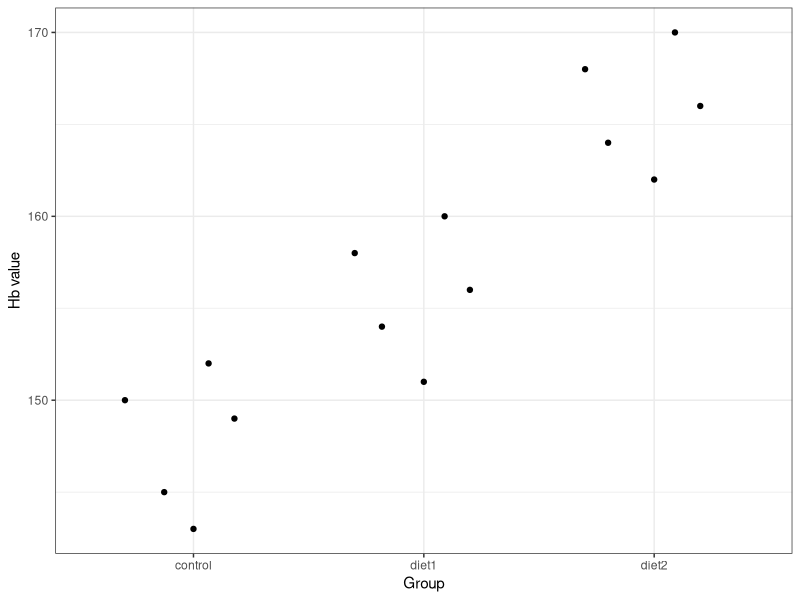
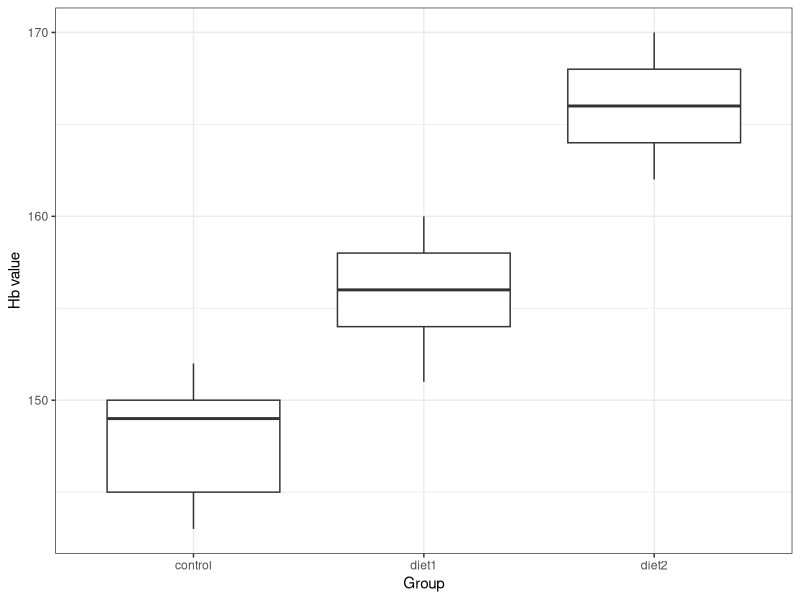
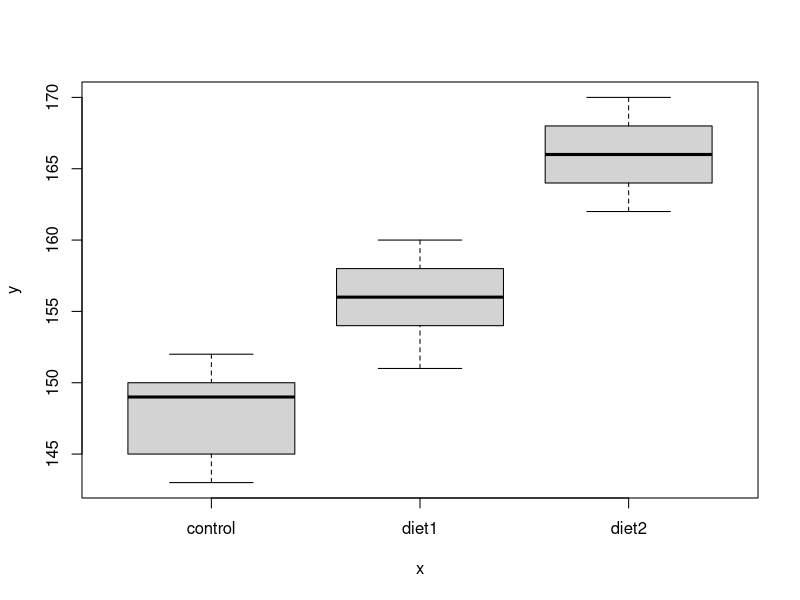
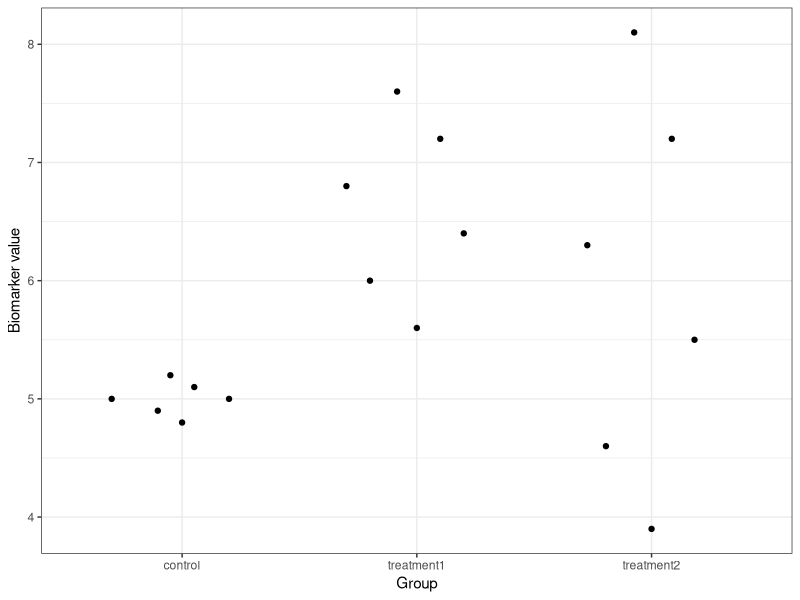

Reproduce these figures in R, in order.
## ---- chunk 1
library(tidyverse)
library(ggbeeswarm)
## ---- chunk 2
ctrl <- c(145, 152, 149, 143, 150)
diet1 <- c(154, 158, 160, 151, 156)
diet2 <- c(166, 162, 170, 168, 164)
##Combine in a data frame
df <- data.frame(
  Hb = c(ctrl, diet1, diet2),
  group = factor(rep(c("control", "diet1", "diet2"), each=5))
)
## ---- chunk 3
## Using a beeswarm like plot
df |> ggplot(aes(x = group, y = Hb)) + geom_quasirandom() + theme_bw() + xlab("Group") + ylab("Hb value")
## Using a boxplot
df |> ggplot(aes(x = group, y = Hb)) + geom_boxplot() + theme_bw() + xlab("Group") + ylab("Hb value")
## Can also be done using plot
plot(df$group, df$Hb)
## ---- chunk 4
fit <- aov(Hb ~ group, data = df)
summary(fit)
## ---- chunk 5
TukeyHSD(fit)
## ---- chunk 6
ctrl <- c(4.8, 4.9, 5.0, 5.0, 5.1, 5.2)
trt1 <- c(5.6, 6.0, 6.4, 6.8, 7.2, 7.6)
trt2 <- c(3.9, 4.6, 5.5, 6.3, 7.2, 8.1)

df2 <- data.frame(
  biomarker = c(ctrl, trt1, trt2),
  group = factor(rep(c("control", "treatment1", "treatment2"), each=6))
)

df2 |> ggplot(aes(x = group, y = biomarker)) + geom_quasirandom() + theme_bw() + xlab("Group") + ylab("Biomarker value")
## ---- chunk 7
kruskal.test(biomarker ~ group, data = df2)
